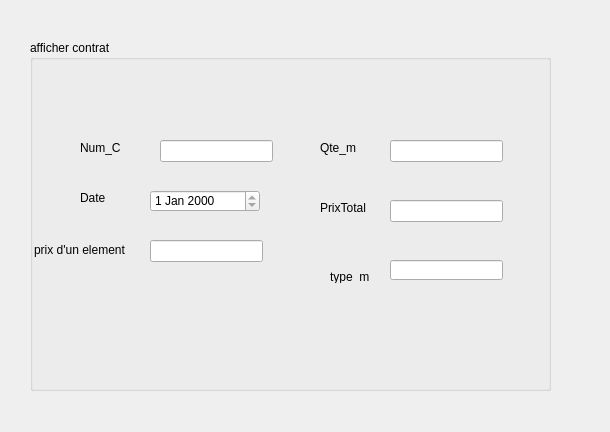
<?xml version="1.0" encoding="UTF-8"?>
<ui version="4.0">
 <class>Dialog</class>
 <widget class="QDialog" name="Dialog">
  <property name="geometry">
   <rect>
    <x>0</x>
    <y>0</y>
    <width>610</width>
    <height>432</height>
   </rect>
  </property>
  <property name="windowTitle">
   <string>affichage</string>
  </property>
  <widget class="QGroupBox" name="groupBox">
   <property name="geometry">
    <rect>
     <x>30</x>
     <y>40</y>
     <width>521</width>
     <height>351</height>
    </rect>
   </property>
   <property name="title">
    <string>afficher contrat</string>
   </property>
   <widget class="QLabel" name="label">
    <property name="geometry">
     <rect>
      <x>50</x>
      <y>100</y>
      <width>55</width>
      <height>16</height>
     </rect>
    </property>
    <property name="text">
     <string>Num_C</string>
    </property>
   </widget>
   <widget class="QLabel" name="label_2">
    <property name="geometry">
     <rect>
      <x>50</x>
      <y>150</y>
      <width>55</width>
      <height>16</height>
     </rect>
    </property>
    <property name="text">
     <string>Date</string>
    </property>
   </widget>
   <widget class="QLabel" name="label_3">
    <property name="geometry">
     <rect>
      <x>4</x>
      <y>200</y>
      <width>111</width>
      <height>20</height>
     </rect>
    </property>
    <property name="text">
     <string>prix d'un element</string>
    </property>
   </widget>
   <widget class="QLineEdit" name="lineEdit_numd">
    <property name="geometry">
     <rect>
      <x>130</x>
      <y>100</y>
      <width>113</width>
      <height>22</height>
     </rect>
    </property>
    <property name="readOnly">
     <bool>true</bool>
    </property>
   </widget>
   <widget class="QLabel" name="label_4">
    <property name="geometry">
     <rect>
      <x>290</x>
      <y>100</y>
      <width>55</width>
      <height>16</height>
     </rect>
    </property>
    <property name="text">
     <string>Qte_m</string>
    </property>
   </widget>
   <widget class="QLabel" name="label_5">
    <property name="geometry">
     <rect>
      <x>290</x>
      <y>160</y>
      <width>55</width>
      <height>16</height>
     </rect>
    </property>
    <property name="text">
     <string>PrixTotal</string>
    </property>
   </widget>
   <widget class="QDateEdit" name="lineEdit_dated">
    <property name="geometry">
     <rect>
      <x>120</x>
      <y>150</y>
      <width>110</width>
      <height>22</height>
     </rect>
    </property>
    <property name="readOnly">
     <bool>true</bool>
    </property>
   </widget>
   <widget class="QLineEdit" name="lineEdit_qted">
    <property name="geometry">
     <rect>
      <x>360</x>
      <y>100</y>
      <width>113</width>
      <height>22</height>
     </rect>
    </property>
    <property name="readOnly">
     <bool>true</bool>
    </property>
   </widget>
   <widget class="QLineEdit" name="lineEdit_ptd">
    <property name="geometry">
     <rect>
      <x>360</x>
      <y>160</y>
      <width>113</width>
      <height>22</height>
     </rect>
    </property>
    <property name="readOnly">
     <bool>true</bool>
    </property>
   </widget>
   <widget class="QLineEdit" name="lineEdit_pd">
    <property name="geometry">
     <rect>
      <x>120</x>
      <y>200</y>
      <width>113</width>
      <height>22</height>
     </rect>
    </property>
   </widget>
   <widget class="QLineEdit" name="lineEdit_tm">
    <property name="geometry">
     <rect>
      <x>360</x>
      <y>220</y>
      <width>113</width>
      <height>20</height>
     </rect>
    </property>
   </widget>
   <widget class="QLabel" name="label_6">
    <property name="geometry">
     <rect>
      <x>300</x>
      <y>230</y>
      <width>47</width>
      <height>13</height>
     </rect>
    </property>
    <property name="text">
     <string>type_m</string>
    </property>
   </widget>
  </widget>
 </widget>
 <resources/>
 <connections/>
</ui>
